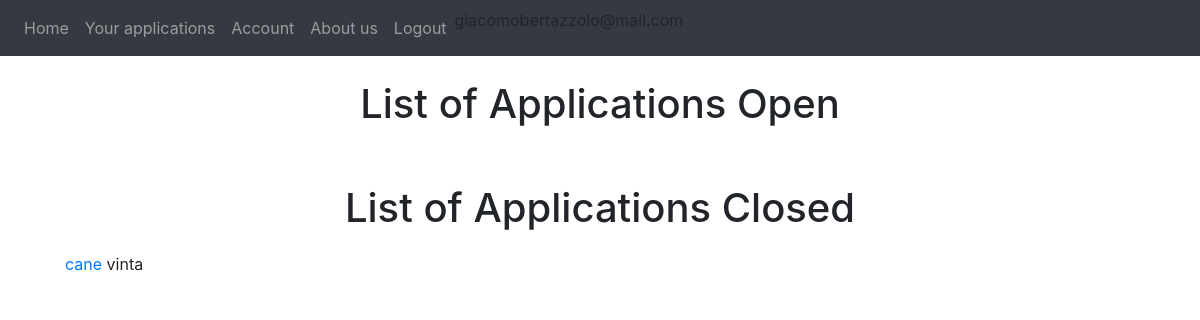
The app's page /listapplications (signed in), older data.
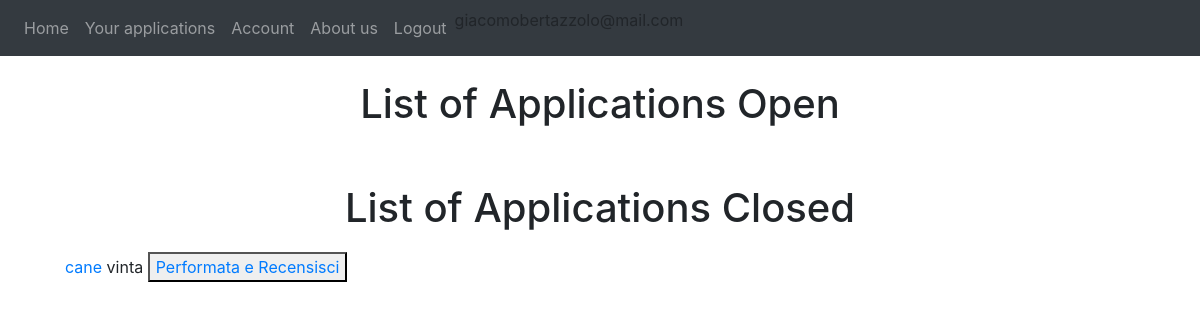
The same page, newer data.
### website/models.py (models this page shows)
class Offer(db.Model, UserMixin):
    id = db.Column(db.Integer, primary_key=True)
    title = db.Column(db.String(150))
    description = db.Column(db.String(150))
    date = db.Column(db.DateTime(timezone=True), default=func.now())
    isAss = db.Column(db.Boolean, default=False)
    date_task = db.Column(db.DateTime(timezone=True))
    id_adult = db.Column(db.Integer, db.ForeignKey('adult.id'))
    scelta = db.Column(db.Integer, db.ForeignKey('student.id'))
    isPerf = db.Column(db.Boolean, default=False)
    rece = db.relationship('Review', backref='recensione', uselist=False)

### website/views.py (the view)
@views.route('/listapplications', methods=['GET', 'POST'])
@login_required  # every time we go to the home page
def listapplications():
    return render_template("listapplication.html", user=current_user)

### website/__init__.py (called while the page is built)
def create_app():
    app = Flask(__name__)
    app.config['SECRET_KEY'] = 'atrebunfigoassurdo'
    app.config['SQLALCHEMY_DATABASE_URI'] = 'sqlite:///'+ DB_NAME
    db.init_app(app)
    from .views import views  # We imported the name of the blueprint
    from .auth import auth
    app.register_blueprint(views, url_prefix="/")  # Stiamo dicendo come sono definite le pagine e dove sono
    app.register_blueprint(auth, url_prefix="/")
    from .models import User, Offer, Adult, Student
    create_database(app)
    login_manager = LoginManager()
    login_manager.login_view = 'auth.login'  # dove vogliamo mandare l'user se non loggato
    login_manager.init_app(app)
    @login_manager.user_loader
    def load_user(id):
        return User.query.get(int(id))
    return app

### website/templates/listapplication.html (shortened to what this page needs)
{% extends "base.html" %} {% block title %}Home Stud{% endblock %} {% block content%}
    <br />
    <h1 align="center">List of Applications Open</h1>
    <br/>
    <br/>
    <h1 align="center">List of Applications Closed</h1>
<ul class="list-group list-group-flush" id="offers">
  {% for offer in user.applications %}
      {% if offer.isAss==True %}
          {% if offer.scelta==user.id %}
        <li class="list-group-item">
            <a href= >{{ offer.title }}</a> vinta
            {% if offer.isPerf==True %}
            <button> <a href={{ url_for('views.sceltarecensione', task_id=offer.id) }} > Performata e Recensisci</a></button>
            {% endif %}
          <br/>
  </li>
          {% else %}
       <li class="list-group-item">
            <a href= >{{ offer.title }}</a> persa
          <br/>
            {% endif %}
      {% endif %}
  {% endfor %}
</ul>
{% endblock %}

Row changes from the older to the newer data that the page shows:
changed Offer "cane": now shows "Performata e Recensisci"
